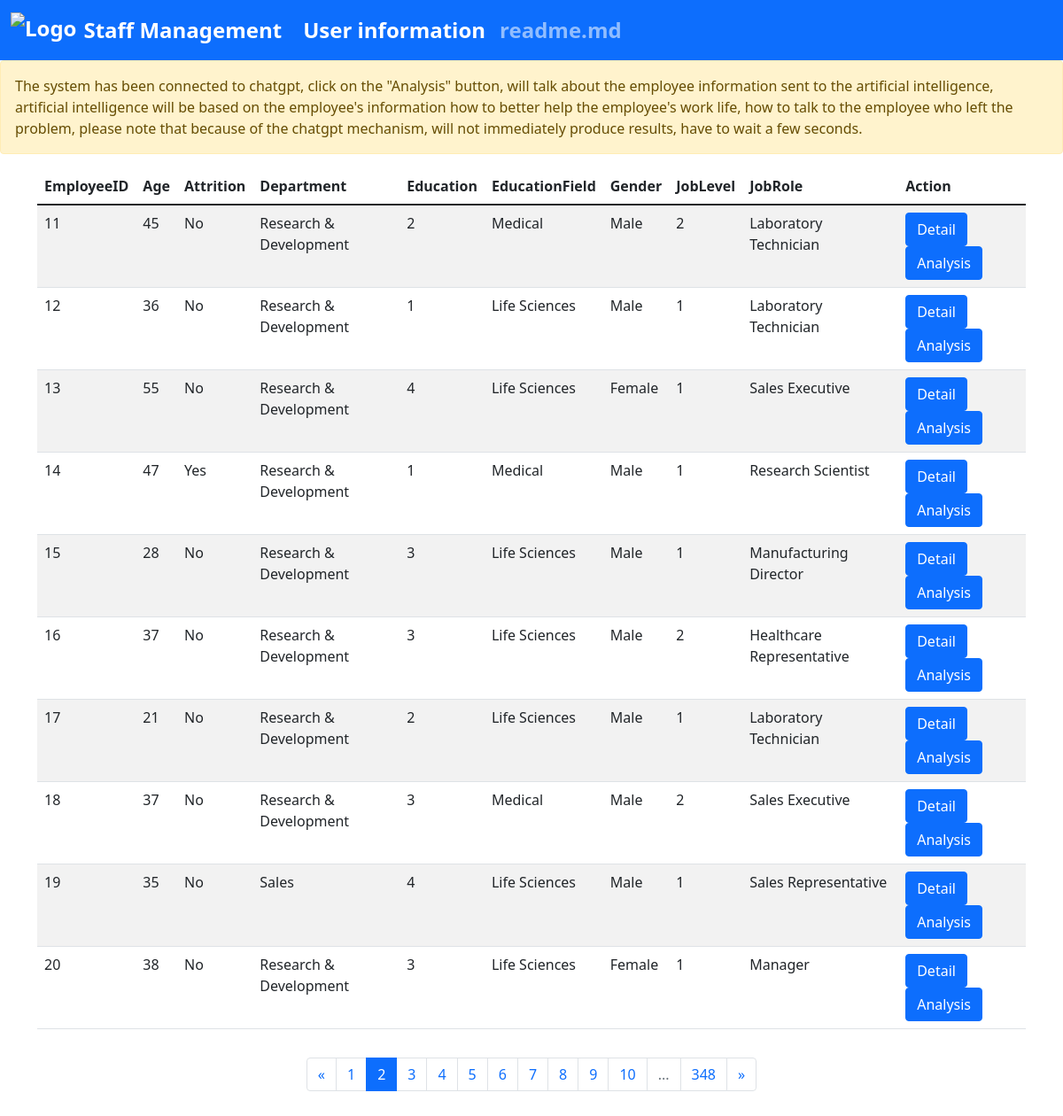
Screenshot of /?page=2 with the database file from the repository.
### tables this page shows
CREATE TABLE staff_information (
        id INTEGER PRIMARY KEY AUTOINCREMENT,
        employeeid INTEGER,
        age INTEGER,
        attrition TEXT,
        department TEXT,
        education INTEGER,
        educationfield TEXT,
        gender TEXT,
        joblevel INTEGER,
        jobrole TEXT,
        maritalstatus TEXT,
        monthlyincome INTEGER,
        numcompaniesworked INTEGER,
        over18 TEXT,
        percentsalaryhike INTEGER,
        standardhours INTEGER,
        stockoptionlevel INTEGER,
        totalworkingyears INTEGER,
        trainingtimeslastyear INTEGER,
        yearsatcompany INTEGER,
        yearssincelastpromotion INTEGER,
        yearswithcurrmanager INTEGER
    );

### index.py (the view)
@app.route('/')
def index():
    get_title = title()
    page = request.args.get('page', 1, type=int)
    page_size = 10
    rows, pagination = get_index_rows(page, page_size)
    return render_template('index.html', title=get_title, rows=rows, pagination=pagination)

### index.py (called while the page is built)
def title():
    title = 'staff'
    return title

### templates/index.html (shortened to what this page needs)
<!DOCTYPE html>
<html>
<head>
    <link rel="stylesheet" href="https://cdn.bootcdn.net/ajax/libs/bootstrap/5.1.3/css/bootstrap.min.css">
</head>
<body>
    <nav class="navbar navbar-expand-lg navbar-dark bg-primary mx-auto">
        <div class="container-fluid">
            <a class="navbar-brand d-flex align-items-center" href="/">
                <img src="https://www.abdn.ac.uk/global/images/layout/UoA_Primary_Logo_RGB_2018.svg?v=1537886890" alt="Logo" class="me-2" height="40">
                <span class="flex-grow-1">Staff Management</span>
            </a>
            <div class="collapse navbar-collapse" id="navbarNav">
                <ul class="navbar-nav me-auto">
                    <li class="nav-item">
                        <a class="nav-link active" aria-current="page" href="/">User information</a>
                    </li>
                    <li class="nav-item">
                        <a class="nav-link" href="/readme.md">readme.md</a>
                    </li>
                </ul>
            </div>
        </div>
    </nav>
    <div class="alert alert-warning" role="alert">
        The system has been connected to chatgpt, click on the "Analysis" button, will talk about the employee information sent to the artificial intelligence, artificial intelligence will be based on the employee's information how to better help the employee's
        work life, how to talk to the employee who left the problem, please note that because of the chatgpt mechanism, will not immediately produce results, have to wait a few seconds.
    </div>
    <div class="container my-3">
        <div class="row my-3">
            <div class="col">
                <table class="table table-striped">
                    <thead>
                        <tr>
                            <th>EmployeeID</th>
                            <th>Age</th>
                            <th>Attrition</th>
                            <th>Department</th>
                            <th>Education</th>
                            <th>EducationField</th>
                            <th>Gender</th>
                            <th>JobLevel</th>
                            <th>JobRole</th>
                            <th>Action</th>
                        </tr>
                    </thead>
                    <tbody>
                        {% for row in rows %}
                        <tr>
                            <td>{{row["employeeid"]}}</td>
                            <td>{{row["age"]}}</td>
                            <td>{{row["attrition"]}}</td>
                            <td>{{row["department"]}}</td>
                            <td>{{row["education"]}}</td>
                            <td>{{row["educationfield"]}}</td>
                            <td>{{row["gender"]}}</td>
                            <td>{{row["joblevel"]}}</td>
                            <td>{{row["jobrole"]}}</td>
                            <td>
                                <a class="btn btn-primary" href="{{ url_for('detail', id=row['employeeid']) }}">Detail</a>
                                <a class="btn btn-primary" href="{{ url_for('chatgpt', id=row['employeeid']) }}" data-bs-toggle="tooltip" data-bs-placement="top" title="Please note that due to the chatgpt mechanism, the results will not be available immediately and you will have to wait a few seconds.">Analysis</a>
                            </td>
                        </tr>
                        {% endfor %}
                    </tbody>
                </table>
            </div>
        </div>
        <div class="d-flex justify-content-center">
            <nav aria-label="Page navigation example">
                <ul class="pagination">
                    <li class="page-item {% if not pagination['has_prev'] %}disabled{% endif %}">
                        <a class="page-link" href="{{ url_for('index', page=pagination['prev_num']) }}" aria-label="Previous">
                            <span aria-hidden="true">&laquo;</span>
                        </a>
                    </li>
                     {% for page_num in pagination['pages'] %}
                    <li class="page-item {% if pagination['page'] == page_num %}active{% endif %}">
                        <a class="page-link" href="{{ url_for('index', page=page_num) }}">{{ page_num }}</a>
                    </li>
                    {% endfor %} {% if pagination['pages'][-1]
                    < pagination[ 'total_pages'] - 1 %} <li class="page-item disabled">
                        <a class="page-link">...</a>
                        </li>
                        {% endif %} {% if pagination['pages'][-1] != pagination['total_pages'] %}
                        <li class="page-item">
                            <a class="page-link" href="{{ url_for('index', page=pagination['total_pages']) }}">{{ pagination['total_pages'] }}</a>
                        </li>
                        {% endif %}
                        <li class="page-item {% if not pagination['has_next'] %}disabled{% endif %}">
                            <a class="page-link" href="{{ url_for('index', page=pagination['next_num']) }}" aria-label="Next">
                                <span aria-hidden="true">&raquo;</span>
                            </a>
                        </li>
                </ul>
            </nav>
        </div>
    </div>
</body>
</html>

### templates/index.html (style rules this page uses)
.navbar-brand img { max-height: 50px; }
.navbar-brand, .navbar-nav .nav-link { color: white; font-weight: bold; font-size: 24px; }

### rows the page displays
staff_information: employeeid "11", age "45", attrition "No", department "Research & Development", education "2", educationfield "Medical", gender "Male", joblevel "2", jobrole "Laboratory Technician"
staff_information: employeeid "12", age "36", attrition "No", department "Research & Development", education "1", educationfield "Life Sciences", gender "Male", joblevel "1", jobrole "Laboratory Technician"
staff_information: employeeid "13", age "55", attrition "No", department "Research & Development", education "4", educationfield "Life Sciences", gender "Female", joblevel "1", jobrole "Sales Executive"
staff_information: employeeid "14", age "47", attrition "Yes", department "Research & Development", education "1", educationfield "Medical", gender "Male", joblevel "1", jobrole "Research Scientist"
staff_information: employeeid "15", age "28", attrition "No", department "Research & Development", education "3", educationfield "Life Sciences", gender "Male", joblevel "1", jobrole "Manufacturing Director"
staff_information: employeeid "16", age "37", attrition "No", department "Research & Development", education "3", educationfield "Life Sciences", gender "Male", joblevel "2", jobrole "Healthcare Representative"
staff_information: employeeid "17", age "21", attrition "No", department "Research & Development", education "2", educationfield "Life Sciences", gender "Male", joblevel "1", jobrole "Laboratory Technician"
staff_information: employeeid "18", age "37", attrition "No", department "Research & Development", education "3", educationfield "Medical", gender "Male", joblevel "2", jobrole "Sales Executive"
staff_information: employeeid "19", age "35", attrition "No", department "Sales", education "4", educationfield "Life Sciences", gender "Male", joblevel "1", jobrole "Sales Representative"
staff_information: employeeid "20", age "38", attrition "No", department "Research & Development", education "3", educationfield "Life Sciences", gender "Female", joblevel "1", jobrole "Manager"

### other values shown
{{ page_num }} "1" "2" "3" "4" "5" "6" "7" "8" "9" "10"
{{ pagination['total_pages'] }} "348"
